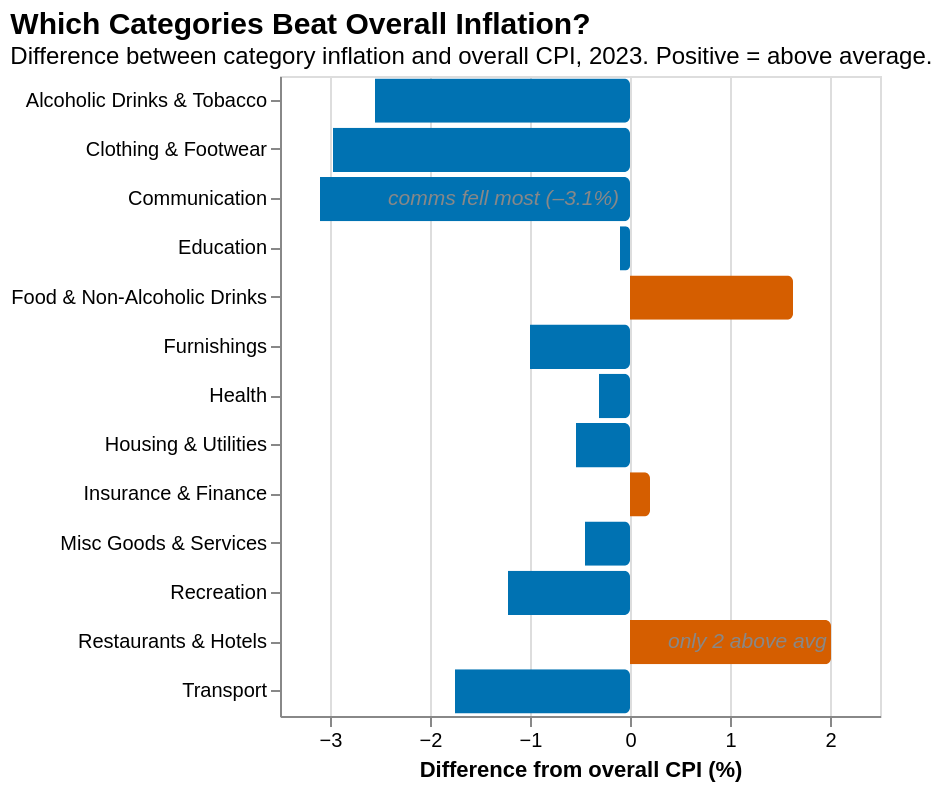

Vega-Lite specification stored for this chart:
### Vega-Lite specification from a JSON file in a GitHub repository (floating-point values rounded to 4 significant figures)
{"$schema": "https://vega.github.io/schema/vega-lite/v5.json", "title": {"text": "Which Categories Beat Overall Inflation?", "subtitle": "Difference between category inflation and overall CPI, 2023. Positive = above average.", "anchor": "start", "fontSize": 15, "subtitleFontSize": 12}, "width": "container", "height": 320, "layer": [{"data": {"values": [{"label": "Restaurants & Hotels", "diff": 2.01}, {"label": "Food & Non-Alcoholic Drinks", "diff": 1.63}, {"label": "Insurance & Finance", "diff": 0.2}, {"label": "Education", "diff": -0.1}, {"label": "Health", "diff": -0.31}, {"label": "Misc Goods & Services", "diff": -0.45}, {"label": "Housing & Utilities", "diff": -0.54}, {"label": "Furnishings", "diff": -1.0}, {"label": "Recreation", "diff": -1.22}, {"label": "Transport", "diff": -1.75}, {"label": "Alcoholic Drinks & Tobacco", "diff": -2.55}, {"label": "Clothing & Footwear", "diff": -2.97}, {"label": "Communication", "diff": -3.1}]}, "mark": {"type": "bar", "cornerRadiusEnd": 3}, "encoding": {"y": {"field": "label", "type": "nominal", "sort": "-x", "title": null}, "x": {"field": "diff", "type": "quantitative", "title": "Difference from overall CPI (%)", "axis": {"grid": true}}, "color": {"condition": {"test": "datum.diff > 0", "value": "#D55E00"}, "value": "#0072B2"}, "tooltip": [{"field": "label", "title": "Category"}, {"field": "diff", "title": "Diff from overall (%)", "format": ".2f"}]}}, {"data": {"values": [{"x": 0.3, "label": "Restaurants & Hotels", "note": "only 2 above avg"}, {"x": -2.5, "label": "Communication", "note": "comms fell most (–3.1%)"}]}, "mark": {"type": "text", "fontSize": 10.5, "color": "#888", "align": "left", "fontStyle": "italic", "dx": 4}, "encoding": {"x": {"field": "x", "type": "quantitative"}, "y": {"field": "label", "type": "nominal", "sort": "-x"}, "text": {"field": "note"}}}]}
